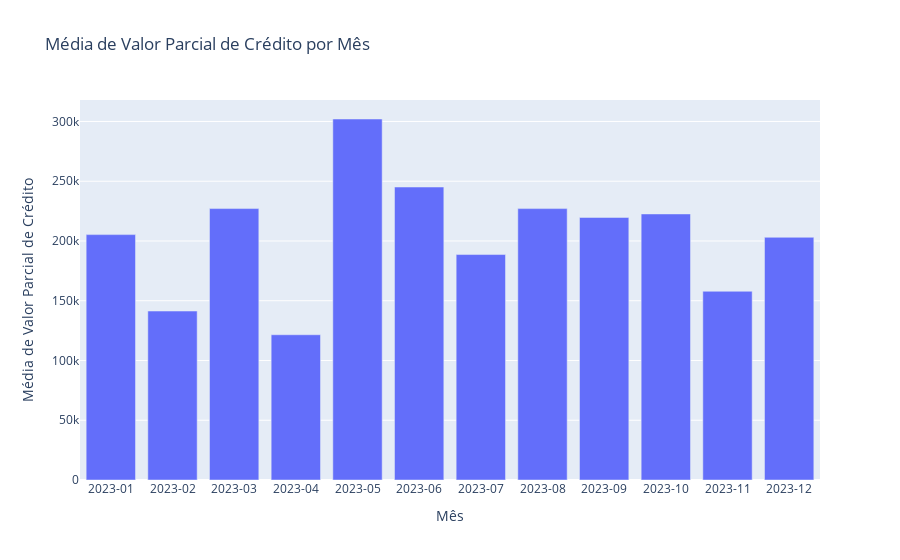

Notebook code cell kept with this figure:
### Code cell
media_vl_parc_por_mes = df.groupby(df['DT_EMISSAO'].dt.to_period("M"))['VL_PARC_CREDITO'].mean()

media_vl_parc_por_mes.index = media_vl_parc_por_mes.index.astype(str)

fig = px.bar(media_vl_parc_por_mes.reset_index(), x='DT_EMISSAO', y='VL_PARC_CREDITO',
             title='Média de Valor Parcial de Crédito por Mês',
             labels={'DT_EMISSAO': 'Mês', 'VL_PARC_CREDITO': 'Média de Valor Parcial de Crédito'})

fig.update_xaxes(type='category')

fig.show()
fig.write_html('grafico_mes_credito.html')

### Figure 1 — Plotly figure (JSON) as saved in the notebook; plotly's stock layout.template omitted (floating-point values rounded to 4 significant figures)
{"data": [{"alignmentgroup": "True", "hovertemplate": "Mês=%{x}<br>Média de Valor Parcial de Crédito=%{y}<extra></extra>", "legendgroup": "", "marker": {"color": "#636efa", "pattern": {"shape": ""}}, "name": "", "offsetgroup": "", "orientation": "v", "showlegend": false, "textposition": "auto", "type": "bar", "x": ["2023-01", "2023-02", "2023-03", "2023-04", "2023-05", "2023-06", "2023-07", "2023-08", "2023-09", "2023-10", "2023-11", "2023-12"], "xaxis": "x", "y": [205300.0, 141400.0, 227100.0, 121500.0, 302100.0, 245100.0, 188600.0, 227100.0, 219700.0, 222600.0, 157900.0, 203100.0], "yaxis": "y"}], "layout": {"barmode": "relative", "legend": {"tracegroupgap": 0}, "title": {"text": "Média de Valor Parcial de Crédito por Mês"}, "xaxis": {"anchor": "y", "domain": [0, 1], "title": {"text": "Mês"}, "type": "category"}, "yaxis": {"anchor": "x", "domain": [0, 1], "title": {"text": "Média de Valor Parcial de Crédito"}}}}
